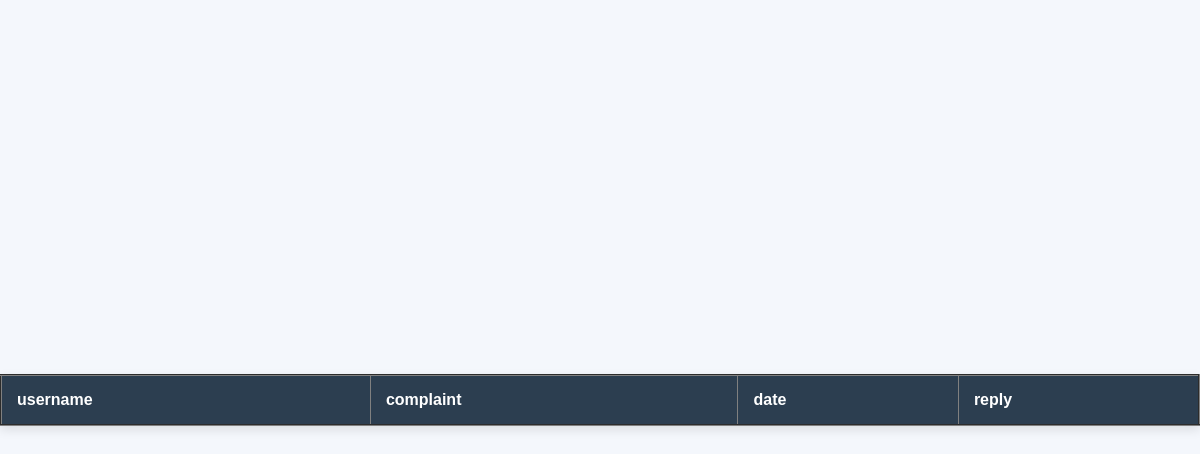
The page /reply on the database as committed earlier.
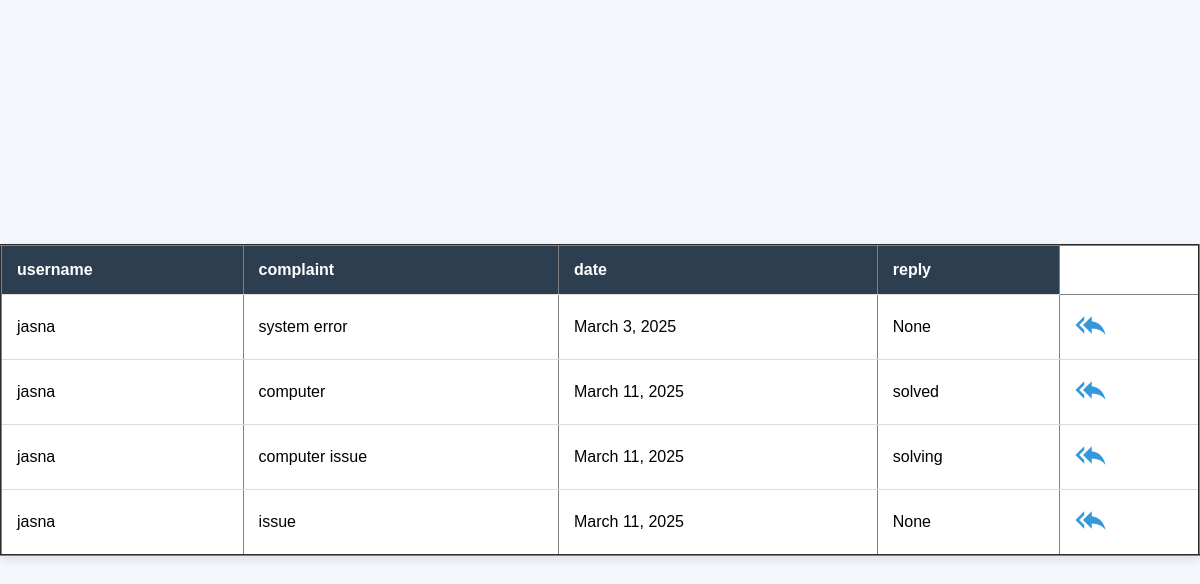
The same page on the database as committed later.
### administrator/models.py (models this page shows)
class complaintTable(models.Model):
    LOGIN=models.ForeignKey(logintable, on_delete=models.CASCADE)
    complaint=models.CharField(max_length=200,null=True,blank=True)
    date=models.DateField(auto_now_add=True, null=True,blank=True)
    reply=models.CharField(max_length=200,null=True,blank=True)

class logintable(models.Model):
    username=models.CharField(max_length=30, null=True,blank=True)
    password=models.CharField(max_length=30, null=True,blank=True)
    type=models.CharField(max_length=30, null=True,blank=True)
    status=models.CharField(max_length=30, null=True,blank=True)

### administrator/views.py (the view)
# urls.py: path("reply",Reply.as_view(),name="reply"),
class Reply(View):
    def get(self,request):
        obj=complaintTable.objects.all()
        return render(request,"admin/complaint reply.html",{'val':obj})

### templates/admin/complaint reply.html (shortened to what this page needs)
<!DOCTYPE html>
<html lang="en">
<head>
</head>
<body class=" cor">
    <table border="2" class="bot" >
        <tr>
        <th> username    </th>
        <th>complaint</th>
        <th>date</th>
        <th>reply</th>
    </tr>
{% for i in val %}
<tr>
    <td>{{i.LOGIN.username }}</td>
    <td>{{i.complaint}}</td>
    <td>{{i.date}}</td>
    <td>{{i.reply}}</td>
    <td>   <a href="complaint/{{i.id}}"><li class="material-icons">reply_all</li></a></td>
{% endfor %}
    </tr>
    </table>
</body>
</html>

### templates/admin/complaint reply.html (style rules this page uses)
body { font-family: Arial, sans-serif; background-color: #f4f7fc; margin: 0; padding: 0; }
.cor { display: flex; justify-content: center; align-items: center; min-height: 100vh; margin: 0; }
table { width: 90%; max-width: 1200px; margin: 30px auto; border-collapse: collapse; background-color: #fff; box-shadow: 0 4px 10px rgba(0, 0, 0, 0.1); }
th, td { padding: 15px; text-align: left; border-bottom: 1px solid #ddd; }
th { background-color: #2c3e50; color: #fff; }
.material-icons { cursor: pointer; color: #3498db; font-size: 30px; transition: color 0.3s ease; }
.bot { width: 100%; border-spacing: 0; }
td a { text-decoration: none; }

Rows that differ between the two databases and show on the page:
added complaintTable: LOGIN.username "jasna", complaint "system error", date "March 3, 2025", reply "None"
added complaintTable: LOGIN.username "jasna", complaint "computer", date "March 11, 2025", reply "solved"
added complaintTable: LOGIN.username "jasna", complaint "computer issue", date "March 11, 2025", reply "solving"
added complaintTable: LOGIN.username "jasna", complaint "issue", date "March 11, 2025", reply "None"
